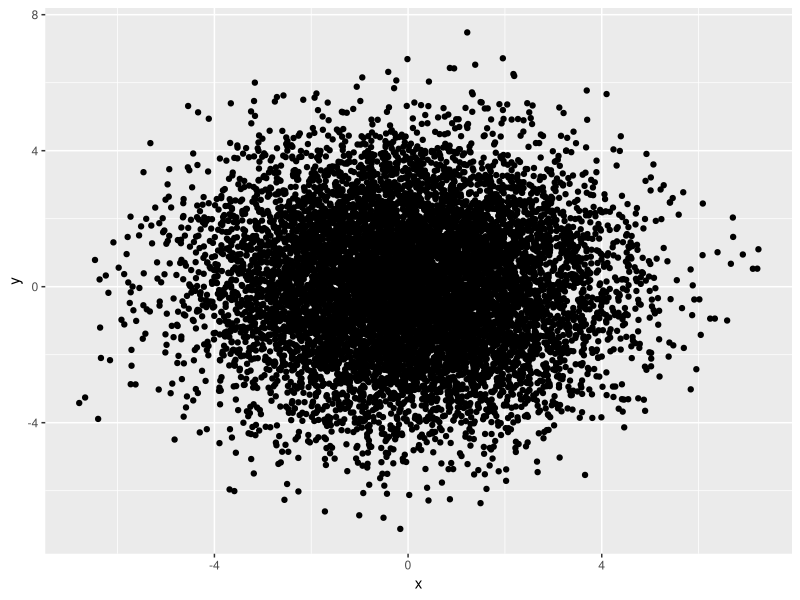

This figure's R source:
#testing script

set.seed (1234)
x <- rnorm (10000, mean = 0, sd = 2)

set.seed (1000)
y <- rnorm (10000, mean =0, sd = 2)

library (ggplot2)
qplot (x, y)

# lalalalalalal

z <- rnorm (1000, mean = 20, sd = 1)
